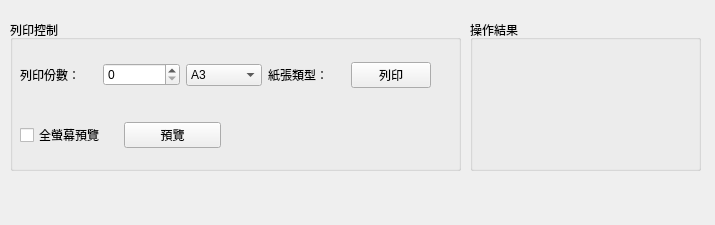
<?xml version="1.0" encoding="UTF-8"?>
<ui version="4.0">
 <class>Form</class>
 <widget class="QWidget" name="Form">
  <property name="geometry">
   <rect>
    <x>0</x>
    <y>0</y>
    <width>715</width>
    <height>225</height>
   </rect>
  </property>
  <property name="windowTitle">
   <string>列印控制項</string>
  </property>
  <widget class="QGroupBox" name="controlsGroup">
   <property name="geometry">
    <rect>
     <x>10</x>
     <y>20</y>
     <width>451</width>
     <height>151</height>
    </rect>
   </property>
   <property name="title">
    <string>列印控制</string>
   </property>
   <widget class="QWidget" name="">
    <property name="geometry">
     <rect>
      <x>10</x>
      <y>40</y>
      <width>411</width>
      <height>30</height>
     </rect>
    </property>
    <layout class="QHBoxLayout" name="horizontalLayout">
     <item>
      <widget class="QLabel" name="label">
       <property name="text">
        <string>列印份數：</string>
       </property>
      </widget>
     </item>
     <item>
      <widget class="QSpinBox" name="numberSpinBox"/>
     </item>
     <item>
      <widget class="QComboBox" name="styleCombo">
       <item>
        <property name="text">
         <string>A3</string>
        </property>
       </item>
       <item>
        <property name="text">
         <string>A4</string>
        </property>
       </item>
       <item>
        <property name="text">
         <string>A5</string>
        </property>
       </item>
      </widget>
     </item>
     <item>
      <widget class="QLabel" name="label_2">
       <property name="text">
        <string>紙張類型：</string>
       </property>
      </widget>
     </item>
     <item>
      <widget class="QPushButton" name="printButton">
       <property name="text">
        <string>列印</string>
       </property>
      </widget>
     </item>
    </layout>
   </widget>
   <widget class="QWidget" name="">
    <property name="geometry">
     <rect>
      <x>10</x>
      <y>100</y>
      <width>201</width>
      <height>30</height>
     </rect>
    </property>
    <layout class="QHBoxLayout" name="horizontalLayout_2">
     <item>
      <widget class="QCheckBox" name="previewStatus">
       <property name="text">
        <string>全螢幕預覽</string>
       </property>
      </widget>
     </item>
     <item>
      <widget class="QPushButton" name="previewButton">
       <property name="text">
        <string>預覽</string>
       </property>
      </widget>
     </item>
    </layout>
   </widget>
  </widget>
  <widget class="QGroupBox" name="resultGroup">
   <property name="geometry">
    <rect>
     <x>470</x>
     <y>20</y>
     <width>231</width>
     <height>151</height>
    </rect>
   </property>
   <property name="title">
    <string>操作結果</string>
   </property>
   <widget class="QLabel" name="resultLabel">
    <property name="geometry">
     <rect>
      <x>20</x>
      <y>30</y>
      <width>191</width>
      <height>101</height>
     </rect>
    </property>
    <property name="text">
     <string>&lt;html&gt;&lt;head/&gt;&lt;body&gt;&lt;p&gt;&lt;br/&gt;&lt;/p&gt;&lt;/body&gt;&lt;/html&gt;</string>
    </property>
   </widget>
  </widget>
 </widget>
 <resources/>
 <connections/>
</ui>
